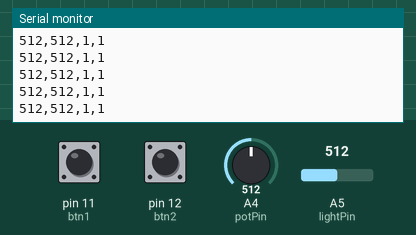
Simulated run of this sketch. Board: Arduino Uno, built with avr-gcc and run on an emulated ATmega328P. On the bench: the last lines printed to the serial monitor. Inputs (shaded band) come from the test bench; at power-on: A4 (potPin) = 512, A5 (lightPin) = 512, pin 11 (btn1) HIGH, pin 12 (btn2) HIGH.

Above: at 4.2 s.
4.3 s: A4 (potPin) set to 8
At 4.33 s:
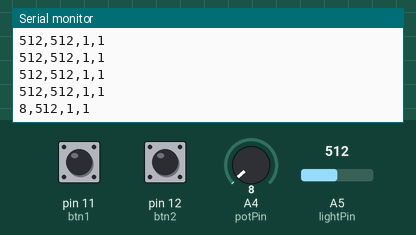
5.8 s: A4 (potPin) set to 11
At 5.84 s:
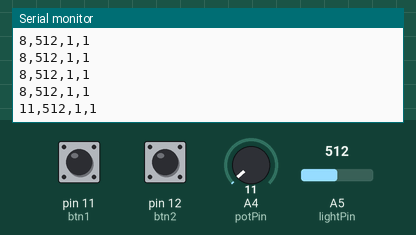
11.9 s: A5 (lightPin) set to 987
At 11.92 s:
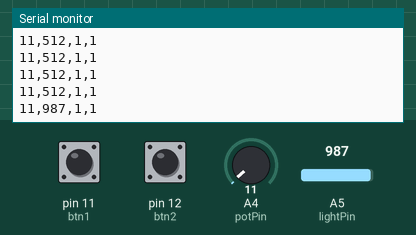
14.9 s: A5 (lightPin) set to 1014
At 14.91 s:
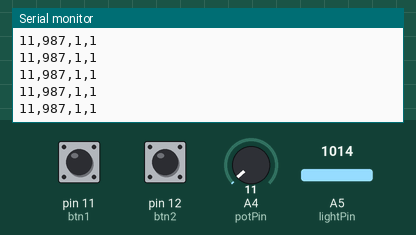
Timing chart, 0 to 17.4 s (numbered marks = the images above; inputs shaded):
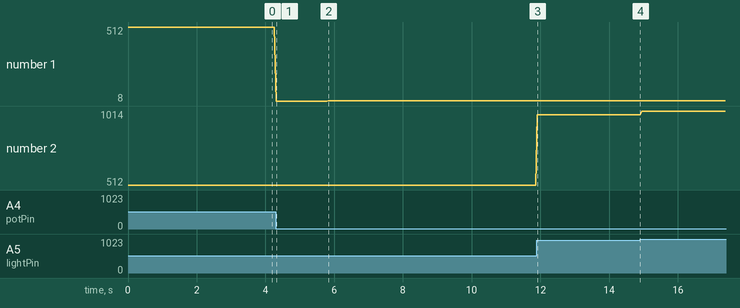

The sketch:

AshF_SS4.ino
```cpp
// --- Global Variables (Hardware Setup) ---
const int potPin = 4;   // Pin for Potentiometer (ADC1 Channel 3)
const int lightPin = 5; // Pin for Photocell (ADC1 Channel 4)
const int btn1 = 11;    // Pin for Button 1 (Digital)
const int btn2 = 12;    // Pin for Button 2 (Digital)

void setup() {
  // Initialize Serial at exactly 9200 baud for UART communication
  Serial.begin(9200);

  // Set pins 11 and 12 to input mode using the internal pull-up resistors
  pinMode(btn1, INPUT_PULLUP);
  pinMode(btn2, INPUT_PULLUP);
}

void loop() {
  // Read raw 12-bit analog values (0-4095) from ESP32-S3 pins
  int val0 = analogRead(potPin);
  int val1 = analogRead(lightPin);

  // Read digital states (0 = Pressed/GND, 1 = Open/3.3V)
  int val2 = digitalRead(btn1);
  int val3 = digitalRead(btn2);

  // Transmit values via UART as a single comma-separated string
  Serial.print(val0);      // First element: Potentiometer
  Serial.print(",");       // Data separator
  Serial.print(val1);      // Second element: Photocell
  Serial.print(",");       // Data separator
  Serial.print(val2);      // Third element: Button 1
  Serial.print(",");       // Data separator
  Serial.println(val3);    // Fourth element: Button 2 + Newline character

  // Delay 50ms to prevent flooding the serial buffer at 9200 baud
  delay(50);
}
```

Measured:
- after the input at 4.3 s, the serial monitor: prints a new line at once (image 1)
- after the input at 5.8 s, the serial monitor: prints a new line at once (image 2)
- after the input at 11.9 s, the serial monitor: prints a new line at once (image 3)
- plotted number 1: 512 → 8 after the input at 4.3 s, 8 → 11 after the input at 5.8 s
- plotted number 2: 512 → 987 after the input at 11.9 s, 987 → 1014 after the input at 14.9 s
